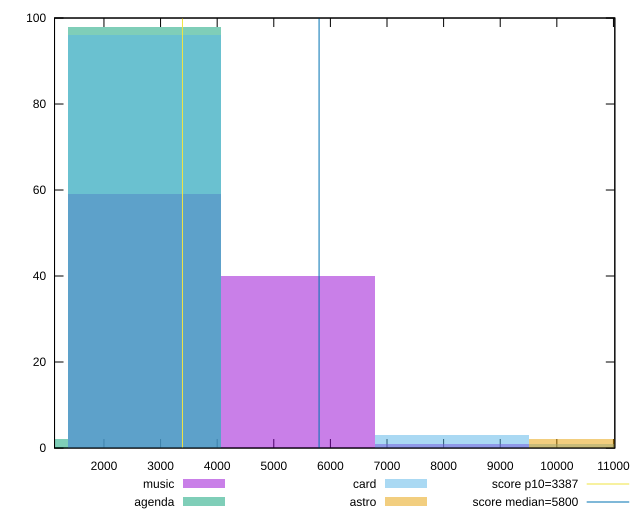

Generate this figure with gnuplot:
reset

$music <<EOF
8151.437873248286 1
5434.291915498858 40
2717.145957749429 59
EOF

$agenda <<EOF
2717.145957749429 98
0 2
EOF

$card <<EOF
10868.583830997715 1
2717.145957749429 96
8151.437873248286 3
EOF

$astro <<EOF
10868.583830997715 2
EOF

set key outside below
set boxwidth 2717.145957749429
set xrange [1127.04926036583:11024.27611131108]
set yrange [0:100]
set trange [0:100]
set style fill transparent solid 0.5 noborder

set parametric
set terminal svg size 640, 520 enhanced background rgb 'white'
set output "reports/report_00031_2021-02-24T23-18-18.084Z/speed-index/comparison/histogram/all_raw.svg"

plot $music title "music" with boxes, \
     $agenda title "agenda" with boxes, \
     $card title "card" with boxes, \
     $astro title "astro" with boxes, \
     3387,t title "score p10=3387", \
     5800,t title "score median=5800"

reset
